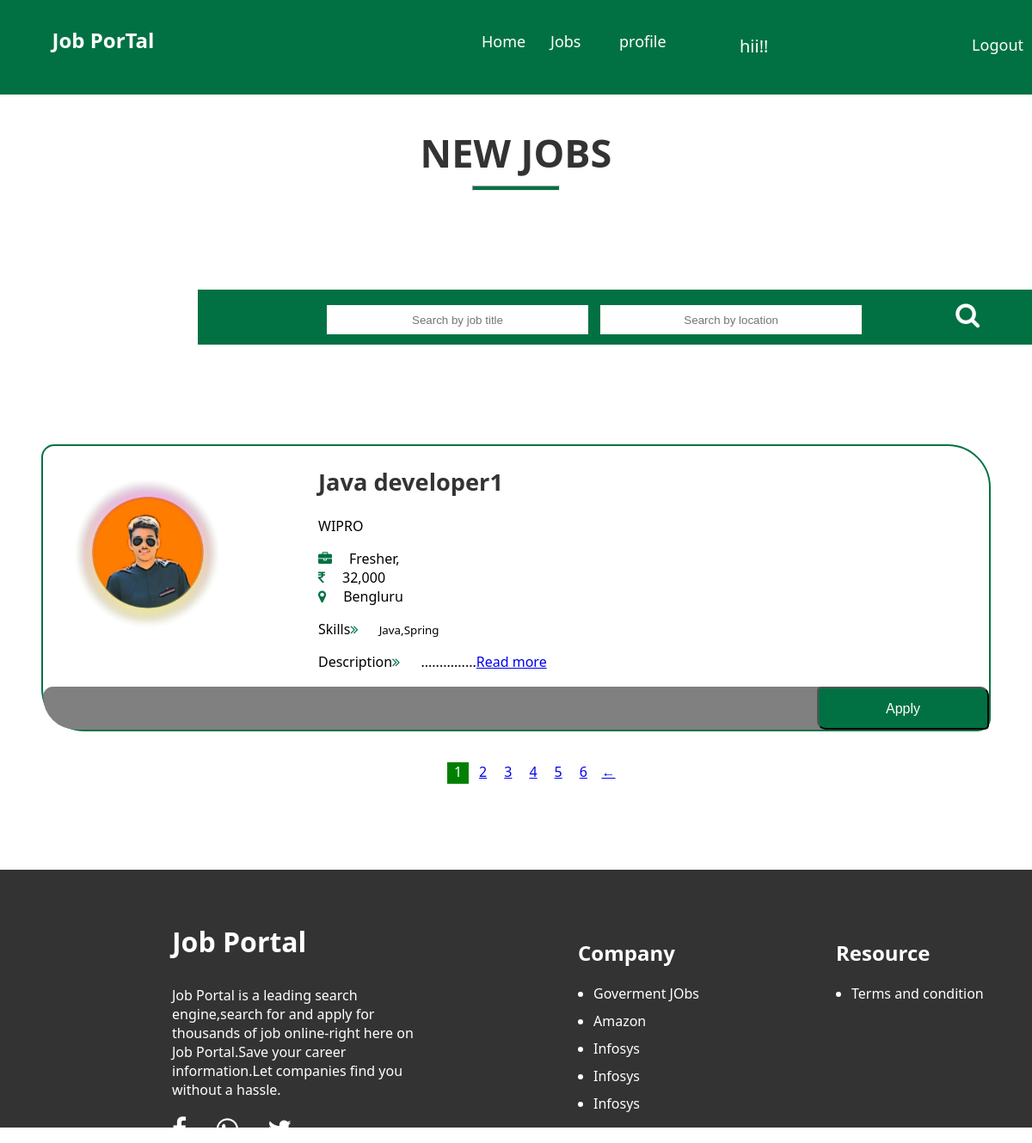
/job_list, run on the app's committed database.
### Job_Portal/models.py (models this page shows, shortened)
class Jobs(models.Model):
    recruiter = models.ForeignKey(RecruiterUser, on_delete=models.CASCADE)
    start_date = models.DateField(default=timezone.now, blank=True, null=True)
    end_date = models.DateField(default=timezone.now, blank=True, null=True)
    company_name = models.CharField(max_length=15, null=True)
    about_company = models.CharField(max_length=1000,null=True)
    company_logo = models.FileField(null=True, upload_to="images/")
    title = models.CharField(max_length=50)
    salary = models.CharField(max_length=60)
    description = models.CharField(max_length=1000)
    experience = models.CharField(max_length=100)
    location = models.CharField(max_length=100)
    skills = models.CharField(max_length=110)
    job_type = models.CharField(max_length=110, null=True)
    org_type =  models.CharField(max_length=110, null=True)
    creation_date = models.DateField(default=timezone.now, blank=True, null=True)

### Job_Portal/views.py (the view)
# urls.py: path('job_list', views.job_list,name='job_list'),
def job_list(request):
    data = Jobs.objects.all()
    p =  Paginator(Jobs.objects.all(),1)
    page = request.GET.get('page')
    try:
        venues = p.get_page(page)
    except PageNotAnInteger:
        venues = all_post.page(1)
    except EmptyPage:
        venues = all_post.page(all_post.num_pages)
    data1 = {"job1": data,"venues":venues}
    return render(request, 'job_list.html',data1)

### Job_Portal/templates/job_list.html (shortened to what this page needs)
<!DOCTYPE html>
<html lang="en">
<head>
    {% load static %}
    <link rel="stylesheet" type="text/css" href="{% static 'css/job_list.css' %}">
	<link rel="stylesheet" href="https://cdnjs.cloudflare.com/ajax/libs/font-awesome/4.7.0/css/font-awesome.min.css">
     {% include 'candidate_nav.html'%}
</head>
<body>
<section class="jobs_list">
    <div class="job_list_portion">
    <div class="container">
        <h1>NEW JOBS </h1>
        <hr>
    </div>
    <div class="search1" style="margin-left:230px;">
		<div class="searching1">
			<form  method="post" action="{% url 'searched_job'%}" >
				<input type="text" class="searchbox" style="margin-left:150px;" name="job_name" placeholder="Search by job title" />
				<input type="text" class="searchbox" name="loc_name"  placeholder="Search by location" />
				<label class ="fa fa-search"><button type="submit" ></button></label>
            </form>
	  </div>
    </div>
      {% for i in venues %}
    <div class="company-details1">
        <div class="d_l">
         <div class="c_logo">
             <img src="{{i.company_logo.url}}">
         </div>
         <div class="job-update1">
             <h1>{{i.title }}</h1>
             <p class="company-name">{{i.company_name}}</p>
             <i class="fa fa-briefcase"></i><span>{{i.experience}}</span><br>
             <i class="fa fa-inr"></i><span>{{i.salary}}</span><br>
             <i class="fa fa-map-marker"></i><span>{{i.location}}</span><br>
             <p>Skills<i class="fa fa-angle-double-right"></i>
                 <small>{{i.skills}}</small></p>
             <p>Description<i class="fa fa-angle-double-right"></i> ...............<a href="{% url 'job_details' i.id %}">Read more</a></p>
         </div>
        </div>
        <div class="apply-btn3">
                <a href="{% url 'job_details' i.id %}" ><button type="button" >Apply</button></a>
       </div>
    </div>
        {% endfor %}
       {% if venues.has_other_pages %}
        <ul class="pagelink">
           {% for i in venues.paginator.page_range %}
            {% if venues.number == i %}
              <li class="active">{{i}}</li>
            {% else %}
            <li><a href="?page={{i}}">{{i}}</a></li>
             {% endif %}
           {% endfor %}
         {% if venues.has_next %}
            <li class="right-arrow" ><a href="?page={{venues.next_page_number}}">&#8592</a></li>
            {% endif %}
     </ul>
        {% endif %}
    </div>
</section>
{% include 'footer.html'%}
</body>

### Job_Portal/static/css/job_list.css (style rules this page uses)
body { font-family:'Segoe UI',Tahoma,Geneva,Verdana,sans-serit ; margin:0; padding:0; }
.container { text-align:center; font-size:30px; font-weight:500; }
.container h1 { margin-bottom:8px; color:#333; }
hr { background:#017143; height:4px; width:100px; margin-top:0px; }
.company-details1 { width:1100px; margin:3% auto; border-width:2px; border-radius:15px 50px; border-color:#017143; border-style:solid; }
.d_l { display:flex; }
.c_logo { height:200px; width:200px; background:green; margin-left:20px; margin-top:30px; }
.c_logo img { height:200px; width:200px; background:blue; }
.job-update1 { margin-left:100px; height:280px; margin-top:0; }
.job-update1 h1 { color:#333; font-size:1.7em; }
.job-update1 .fa { color:#017143; margin-right:20px; }
.apply-btn3 { background:grey; height:50px; border-width:6px; border-radius:15px 50px; text-align:right; }
.apply-btn3 a button { height:50px; width:200px; padding:15px; background-color:#017143; font-size:16px; color:white; outline: none; cursor:pointer; border-width:2px; border-radius:5px 10px; font-weight: 500; }
.pagelink { text-align:center; margin-bottom:100px; }
.pagelink li { height:25px; width:25px; list-style:none; display: inline-block; cursor: pointer; }
.pagelink li:hover, .active { color:#fff; background-color:green; }
.right-arrow { color:#29b929; }
.search1 { display:inline-block; height:4rem; background:#017143; width:1000px; margin-top:100px; margin-bottom:80px; }
.search1 form .searchbox { width: 300px; height: 2rem; display:inline-flex; margin: 18px 5px; border-radius: 0; box-shadow:none ; border:none; text-align:center; }
.search1 form button { background:#017143; border:none; }
.search1 form label { font-size:30px; cursor: pointer; background:#017143; color:white; margin-left:100px }

### data on the page
Jobs: company_logo (picture), title "Java developer1", company_name "WIPRO", experience "Fresher,", salary "32,000", location "Bengluru", skills "Java,Spring"

### other printed values
{{ i }} "1"
{{ i }} "2" "3" "4" "5" "6"
